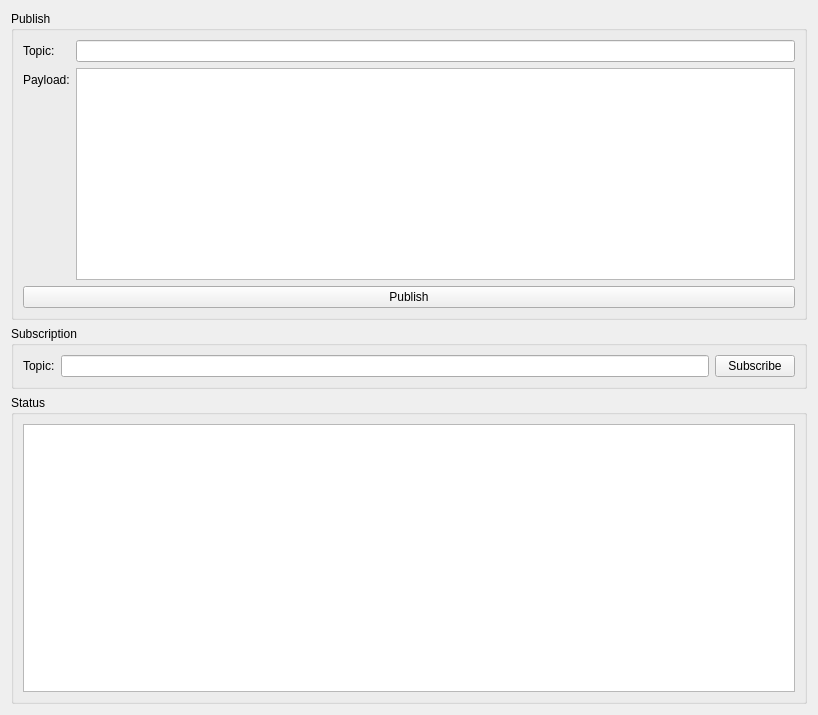
<?xml version="1.0" encoding="UTF-8"?>
<ui version="4.0">
 <class>ProviderConnectionView</class>
 <widget class="QWidget" name="ProviderConnectionView">
  <property name="geometry">
   <rect>
    <x>0</x>
    <y>0</y>
    <width>818</width>
    <height>715</height>
   </rect>
  </property>
  <property name="windowTitle">
   <string>Form</string>
  </property>
  <layout class="QVBoxLayout" name="verticalLayout_3">
   <item>
    <widget class="QGroupBox" name="groupBox">
     <property name="title">
      <string>Publish</string>
     </property>
     <layout class="QVBoxLayout" name="verticalLayout">
      <item>
       <layout class="QFormLayout" name="formLayout">
        <item row="0" column="0">
         <widget class="QLabel" name="label">
          <property name="text">
           <string>Topic:</string>
          </property>
         </widget>
        </item>
        <item row="0" column="1">
         <widget class="QLineEdit" name="publishTopicEdit"/>
        </item>
        <item row="1" column="0">
         <widget class="QLabel" name="label_2">
          <property name="text">
           <string>Payload:</string>
          </property>
         </widget>
        </item>
        <item row="1" column="1">
         <widget class="QPlainTextEdit" name="publishPayloadEdit"/>
        </item>
       </layout>
      </item>
      <item>
       <widget class="QPushButton" name="publishButton">
        <property name="text">
         <string>Publish</string>
        </property>
       </widget>
      </item>
     </layout>
    </widget>
   </item>
   <item>
    <widget class="QGroupBox" name="groupBox_3">
     <property name="title">
      <string>Subscription</string>
     </property>
     <layout class="QHBoxLayout" name="horizontalLayout">
      <item>
       <widget class="QLabel" name="label_3">
        <property name="text">
         <string>Topic:</string>
        </property>
       </widget>
      </item>
      <item>
       <widget class="QLineEdit" name="subscriptionTopicEdit"/>
      </item>
      <item>
       <widget class="QPushButton" name="subscriptionButton">
        <property name="text">
         <string>Subscribe</string>
        </property>
       </widget>
      </item>
     </layout>
    </widget>
   </item>
   <item>
    <widget class="QGroupBox" name="groupBox_2">
     <property name="title">
      <string>Status</string>
     </property>
     <layout class="QVBoxLayout" name="verticalLayout_2">
      <item>
       <widget class="QTableWidget" name="statusTable"/>
      </item>
     </layout>
    </widget>
   </item>
  </layout>
 </widget>
 <resources/>
 <connections/>
</ui>
